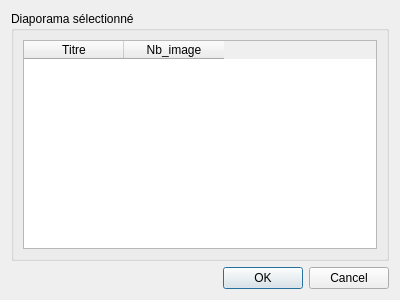
<?xml version="1.0" encoding="UTF-8"?>
<ui version="4.0">
 <class>Dialog</class>
 <widget class="QDialog" name="Dialog">
  <property name="geometry">
   <rect>
    <x>0</x>
    <y>0</y>
    <width>400</width>
    <height>300</height>
   </rect>
  </property>
  <property name="windowTitle">
   <string>Dialog</string>
  </property>
  <layout class="QVBoxLayout" name="verticalLayout_2">
   <item>
    <widget class="QGroupBox" name="groupBox">
     <property name="title">
      <string>Diaporama sélectionné</string>
     </property>
     <layout class="QVBoxLayout" name="verticalLayout_4">
      <item>
       <widget class="QTableWidget" name="tableWidget">
        <column>
         <property name="text">
          <string>Titre</string>
         </property>
        </column>
        <column>
         <property name="text">
          <string>Nb_image</string>
         </property>
        </column>
       </widget>
      </item>
     </layout>
    </widget>
   </item>
   <item>
    <widget class="QDialogButtonBox" name="buttonBox">
     <property name="standardButtons">
      <set>QDialogButtonBox::Cancel|QDialogButtonBox::Ok</set>
     </property>
    </widget>
   </item>
  </layout>
 </widget>
 <resources/>
 <connections/>
</ui>
